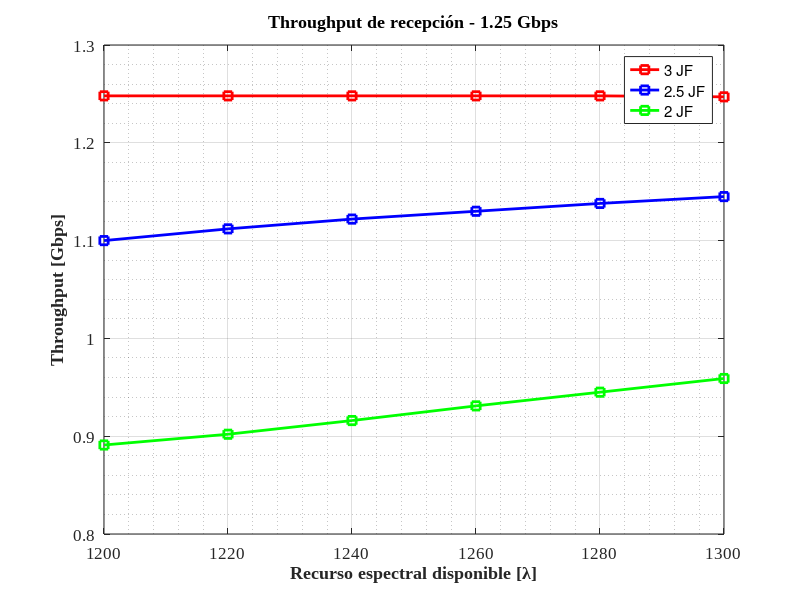
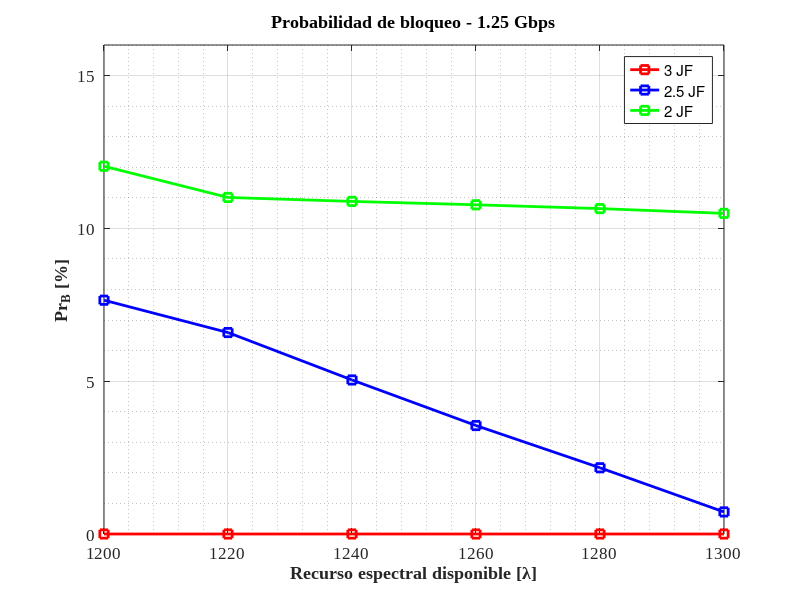
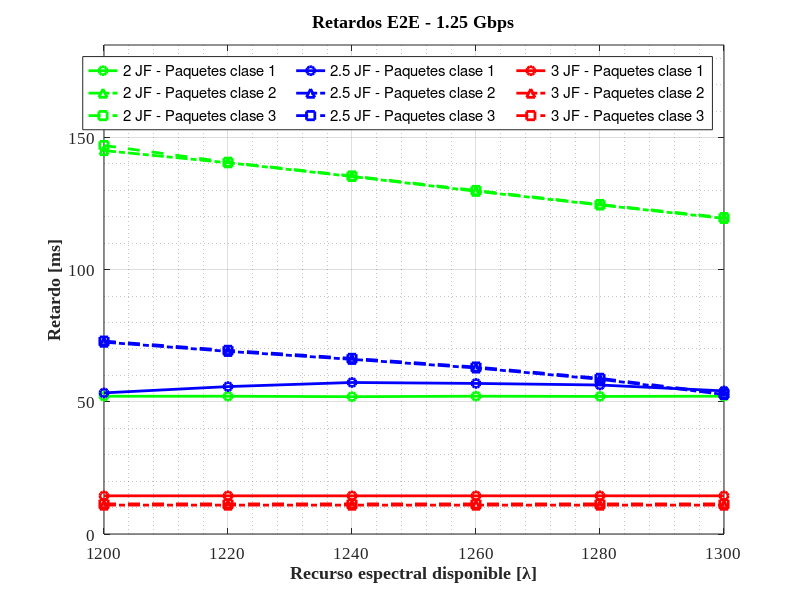

Source code (MATLAB) for these figures, in order:
clear; clc; close all;

% ==============================
% ESCENARIO DE RECURSOS LIMITADOS - 1.25 Gbps
% ==============================

RecursoEspectral = [1200, 1220, 1240, 1260, 1280, 1300]; % Valores de Jumbo Frames considerados

%% Gráfica Throughput

% Throughput

% 2 JF
throughput_in_1  = [0.891, 0.902, 0.916, 0.931, 0.945, 0.959];
% 2.5 JF
throughput_in_2  = [1.100, 1.112, 1.122, 1.130, 1.138, 1.145];
% 3 JF
throughput_in_3  = [1.248, 1.248, 1.248, 1.248, 1.248, 1.247];

figure(1);
% Trazar las curvas con diferentes estilos
plot(RecursoEspectral, throughput_in_3, '-rs', 'LineWidth', 2, 'DisplayName', '3 JF');
hold on;
plot(RecursoEspectral, throughput_in_2, '-bs', 'LineWidth', 2, 'DisplayName', '2.5 JF');
plot(RecursoEspectral, throughput_in_1, '-gs', 'LineWidth', 2, 'DisplayName', '2 JF');
hold off;

% Etiquetas
title('Throughput de recepción - 1.25 Gbps', 'FontSize', 14, 'FontWeight', 'bold');
xlabel('Recurso espectral disponible [\lambda]', 'FontSize', 12, 'FontWeight', 'bold');
ylabel('Throughput [Gbps]', 'FontSize', 12, 'FontWeight', 'bold');

% Leyenda
legend('Location', 'best', 'FontSize', 10);

% Rejilla en el fondo
grid on;              
grid minor;           % Habilita líneas de cuadrícula menores

% Límites de los ejes
%xlim([1190 1310]);        % Rango del eje X
ylim([0.8 1.30]);    % Rango del eje Y

% Cambiar la fuente y el tamaño en los ejes
set(gca, 'FontName', 'Times New Roman', 'FontSize', 12);

%% Probabilidad de bloqueo

% Probabilidades de bloqueo

% 2 JF
solicitudesBloqueadas_1 = [12.033, 11.012, 10.882, 10.772, 10.647, 10.491];
% 2.5 JF
solicitudesBloqueadas_2 = [7.650, 6.592, 5.040, 3.549, 2.167, 0.722];
% 3 JF
solicitudesBloqueadas_3 = [0.000, 0.000, 0.000, 0.000, 0.000, 0.000];

figure(2);
% Trazar las curvas con diferentes estilos
plot(RecursoEspectral, solicitudesBloqueadas_3, '-rs', 'LineWidth', 2, 'DisplayName', '3 JF');
hold on;
plot(RecursoEspectral, solicitudesBloqueadas_2, '-bs', 'LineWidth', 2, 'DisplayName', '2.5 JF');
plot(RecursoEspectral, solicitudesBloqueadas_1, '-gs', 'LineWidth', 2, 'DisplayName', '2 JF');
hold off;

% Etiquetas
title('Probabilidad de bloqueo - 1.25 Gbps', 'FontSize', 14, 'FontWeight', 'bold');
xlabel('Recurso espectral disponible [\lambda]', 'FontSize', 12, 'FontWeight', 'bold');
ylabel('Pr_B [%]', 'FontSize', 12, 'FontWeight', 'bold');

% Leyenda
legend('Location', 'best', 'FontSize', 10);

% Rejilla en el fondo
grid on;              
grid minor;           % Habilita líneas de cuadrícula menores

% Límites de los ejes
%xlim([0 4]);        % Rango del eje X
ylim([0 16]);    % Rango del eje Y

% Cambiar la fuente y el tamaño en los ejes
set(gca, 'FontName', 'Times New Roman', 'FontSize', 12);

%% Gráfica retardos E2E

% Delay E2E

% 2.5 Gbps
% 4 JF
t_delayE2E_C1_1 = [52.113, 52.126, 51.952, 52.135, 52.046, 52.137];
t_delayE2E_C2_1 = [145.065, 140.451, 135.259, 129.666, 124.488, 119.398];
t_delayE2E_C3_1 = [146.982, 140.635, 135.459, 129.962, 124.656, 119.693];
% 4.5 JF
t_delayE2E_C1_2 = [53.388, 55.769, 57.321, 56.964, 56.371, 54.137];
t_delayE2E_C2_2 = [72.577, 69.094, 66.076, 62.815, 58.533, 52.785];
t_delayE2E_C3_2 = [72.972, 69.477, 66.449, 63.174, 58.902, 53.079];
% 5 JF
t_delayE2E_C1_3 = [14.444, 14.440, 14.432, 14.442, 14.442, 14.441];
t_delayE2E_C2_3 = [10.936, 10.931, 10.928, 10.927, 10.929, 10.930];
t_delayE2E_C3_3 = [11.394, 11.393, 11.392, 11.387, 11.389, 11.390];

figure(3);

% 4 JF (Círculo)
plot(RecursoEspectral, t_delayE2E_C1_1, '-go', 'LineWidth', 2, 'DisplayName', '');
hold on;
plot(RecursoEspectral, t_delayE2E_C2_1, '-.g^', 'LineWidth', 2, 'DisplayName', '');
plot(RecursoEspectral, t_delayE2E_C3_1, '--gs', 'LineWidth', 2, 'DisplayName', '');

% 4.5 JF (Triángulo)
plot(RecursoEspectral, t_delayE2E_C1_2, '-bo', 'LineWidth', 2);
plot(RecursoEspectral, t_delayE2E_C2_2, '-.b^', 'LineWidth', 2);
plot(RecursoEspectral, t_delayE2E_C3_2, '--bs', 'LineWidth', 2);

% 5 JF (Cuadrado)
plot(RecursoEspectral, t_delayE2E_C1_3, '-ro', 'LineWidth', 2);
plot(RecursoEspectral, t_delayE2E_C2_3, '-.r^', 'LineWidth', 2);
plot(RecursoEspectral, t_delayE2E_C3_3, '--rs', 'LineWidth', 2);

% Etiquetas
title('Retardos E2E - 1.25 Gbps', 'FontSize', 14, 'FontWeight', 'bold');
xlabel('Recurso espectral disponible [\lambda]', 'FontSize', 12, 'FontWeight', 'bold');
ylabel('Retardo [ms]', 'FontSize', 12, 'FontWeight', 'bold');

% Leyenda
legend({'2 JF - Paquetes clase 1', '2 JF - Paquetes clase 2', '2 JF - Paquetes clase 3', ...
        '2.5 JF - Paquetes clase 1', '2.5 JF - Paquetes clase 2', '2.5 JF - Paquetes clase 3', ...
        '3 JF - Paquetes clase 1', '3 JF - Paquetes clase 2', '3 JF - Paquetes clase 3'}, ...
       'NumColumns', 3, 'Location', 'best', 'FontSize', 10);

% Rejilla en el fondo
grid on;              
grid minor;           % Habilita líneas de cuadrícula menores

% Límites de los ejes
%xlim([0 4]);        % Rango del eje X
ylim([0 185]);    % Rango del eje Y

% Cambiar la fuente y el tamaño en los ejes
set(gca, 'FontName', 'Times New Roman', 'FontSize', 12);